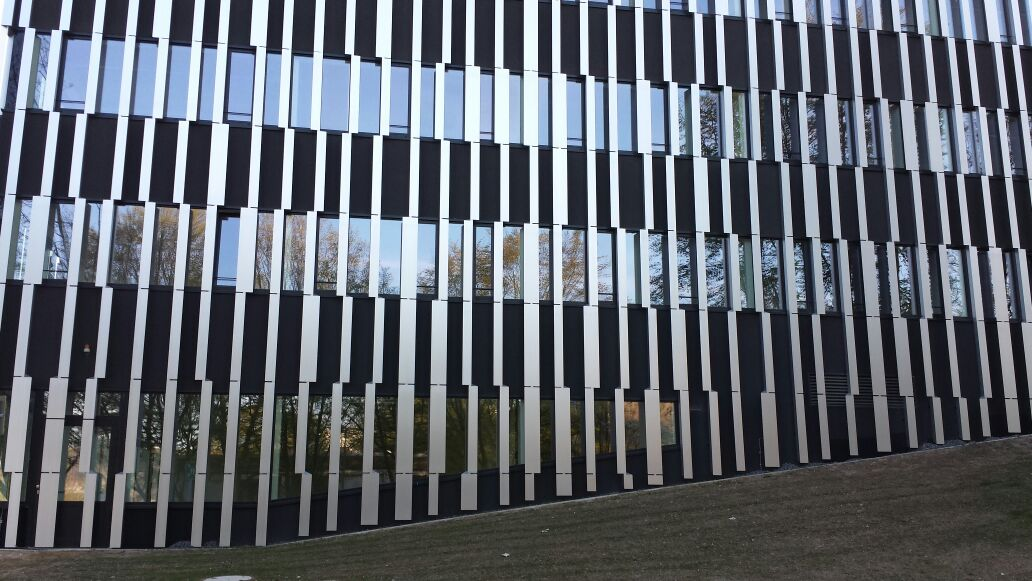
#> input picture Python/Noise Filter/ict_cube.jpg, 1032 x 581 px
$ python filter.py
#> lines starting #> are read from the running program, lines starting #| are printed output that depends on the picture
import numpy as np
import cv2
from matplotlib import pyplot as plt

im = cv2.imread('ict_cube.jpg')
#> im is the input picture: shape (581, 1032, 3); mean B, G, R 110.2, 102.2, 96.8
img_gray = cv2.cvtColor(im, cv2.COLOR_BGR2GRAY)
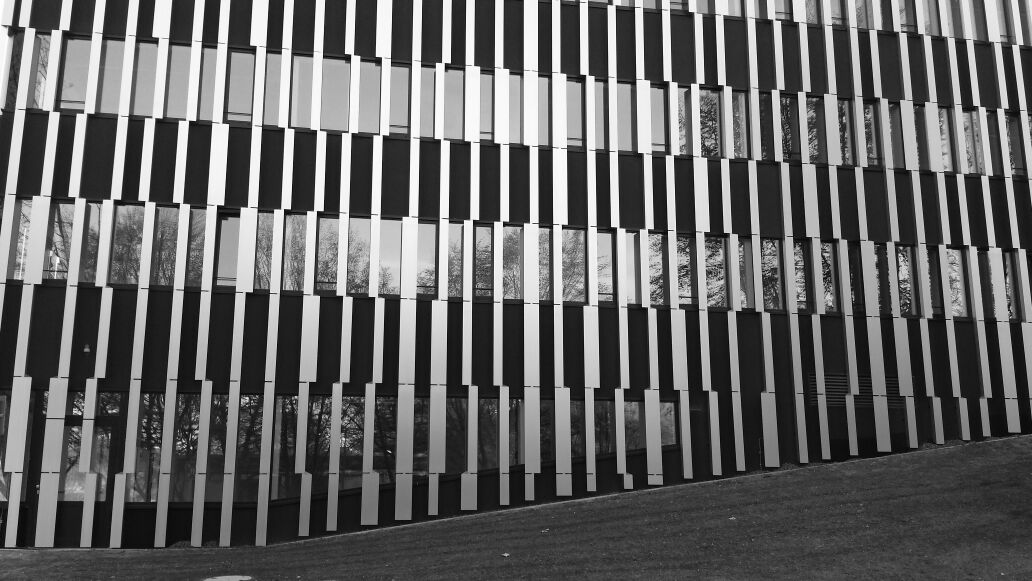
#> img_gray: shape (581, 1032); min 0, max 255, mean 101.5
dst = cv2.medianBlur(img_gray,3)
cv2.imwrite('median.jpg', dst)
